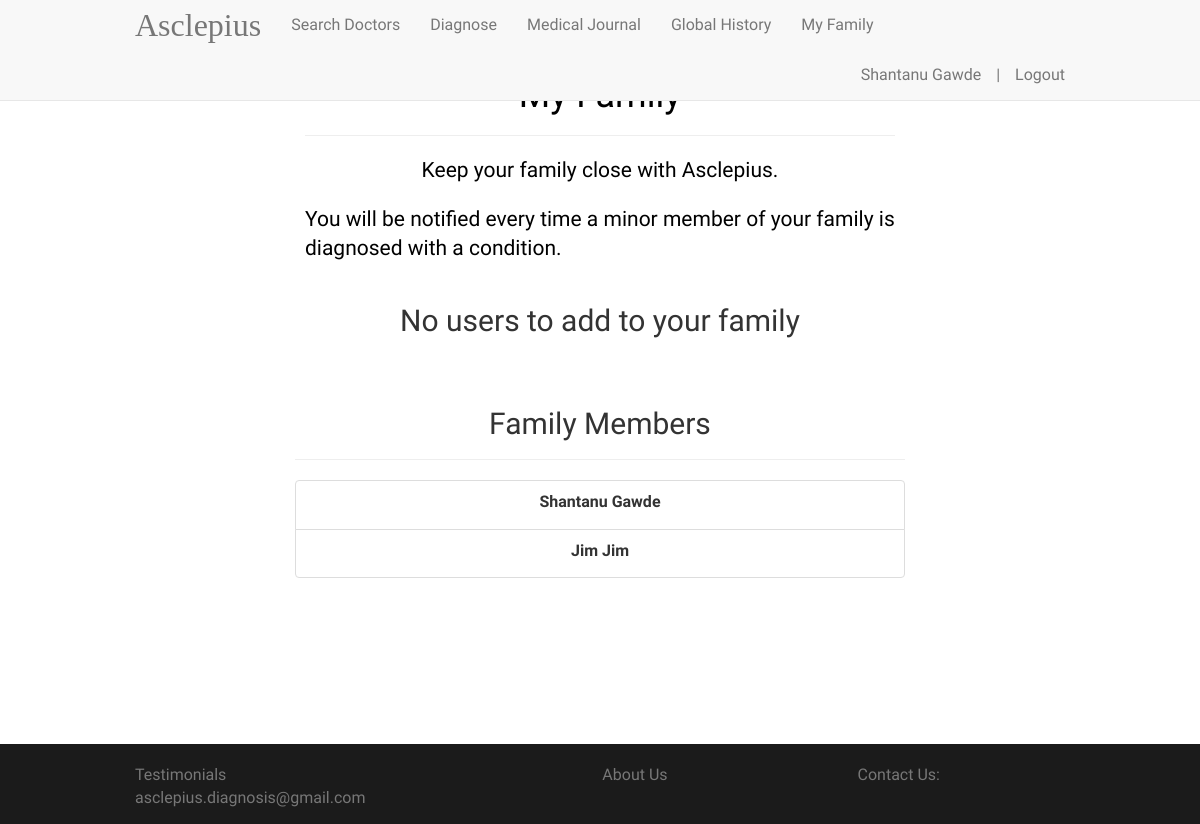
The app's page /family (signed in), older data.
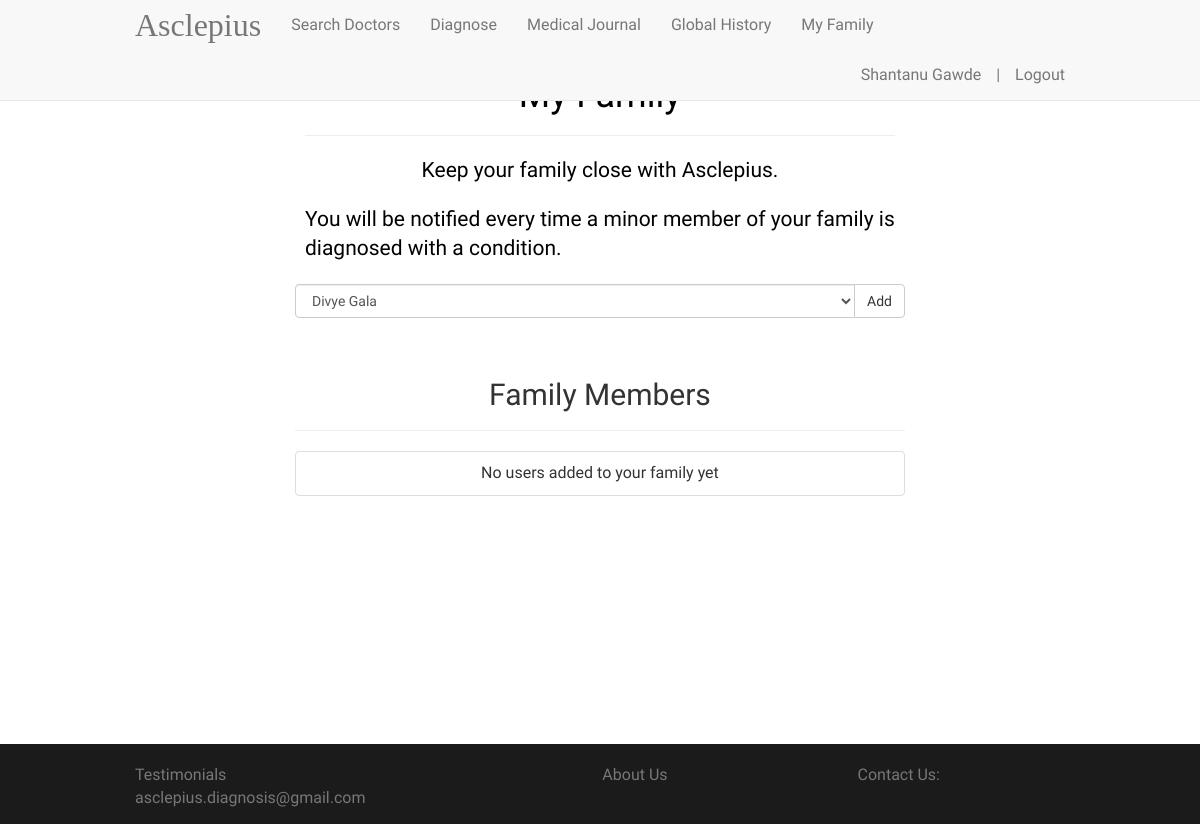
The same page, newer data.
### app/models.py (models this page shows, shortened)
class User(UserMixin, db.Model):
    __tablename__ = 'users'
    id = db.Column(db.Integer, primary_key=True)
    name = db.Column(db.String(120))
    age = db.Column(db.Integer)
    email = db.Column(db.String(120), unique=True, index=True)
    gender = db.Column(db.String(120))
    locality = db.Column(db.String(120))
    risks = db.relationship('Risk',
                            secondary=riskuser,
                            backref=db.backref('users', lazy='dynamic'),
                            lazy='dynamic')
    mylog = db.relationship('UserConditionHistory', backref=db.backref('users'), order_by='desc(UserConditionHistory.timestamp)')
    password_hash = db.Column(db.String(128))
    family_id = db.Column(db.Integer, default=0)
    @property
    def password(self):
        raise AttributeError('password is not a readable attribute')

### app/views.py (the view)
@app.route('/family', methods=['GET', 'POST'])
@login_required
def family():
    form = SearchFamilyForm()
    if g.user.family_id != 0:
        allmembers = User.query.filter_by(family_id=0).all()
    else:
        allmembers = User.query.all()
    form.members.choices = [(x.id, x.name) for x in allmembers if x.id != g.user.id]
    my_family = User.query.filter_by(family_id=g.user.family_id).all()
    form.my_members.choices = [(x.id, x.name) for x in my_family if x.family_id != 0]
    return render_template('family.html', title='Family', form=form)

### app/forms.py
class SearchFamilyForm(Form):
    members = SelectField("members")
    my_members = MultiCheckboxField('My Family')

### app/models.py (called while the page is built)
@login_manager.user_loader
def load_user(user_id):
    return User.query.get(int(user_id))

### app/views.py (called while the page is built)
@app.before_request
def before_request():
    g.user = current_user

### app/templates/family.html (shortened to what this page needs)
{% extends "base.html" %}
{% block content %}
<div class="container" style="padding-top: 3%; display: none">
    <div class="col-md-8 col-md-offset-2" style="color: black">
        <div class="page-header">
            <h1 style="text-align: center">My Family</h1>
        </div>
        <p class="lead" style="margin-top: 20px; text-align:center">Keep your family close with Asclepius.</p>
            <p class="lead">You will be notified every time a minor member of your family is diagnosed with a condition.</p>
    </div>
    <div class="row" style="padding-top: 20px; font-family: 'Josefin Sans', sans-serif; font-size: 16px;">
        <div align="center">
            <div id="dropdiv" class="col-md-8 col-md-offset-2">
                {% if form.members.choices|length > 0 %}
                <div class="input-group">
                    {{ form.members(class='form-control') }}
                    <span class="input-group-btn">
                            <button id="addbtn" class="btn btn-default">Add</button>
                      </span>
                </div>
                {% else %}
                <h2>No users to add to your family</h2>
                {% endif %}
            </div>
        </div>
    </div>
    <div class="row"
         style="padding-top: 20px; padding-bottom: 20px; font-family: 'Josefin Sans', sans-serif; font-size: 16px; border-top: 1px">
        <div align="center">
            <div class="col-md-8 col-md-offset-2">
                <div class="page-header">
                    <h2>Family Members</h2>
                </div>
                <ul class="list-group" id="myfam">
                    {% if form.my_members.choices|length > 0 %}
                    {% for mem in form.my_members %}
                    <li class="list-group-item">{{ mem.label }}</li>
                    {% endfor %}
                    {% else %}
                    <li class="list-group-item">No users added to your family yet</li>
                    {% endif %}
                </ul>
            </div>
        </div>
    </div>
</div>
{% endblock %}

### app/templates/base.html (shortened to what this page needs)
<!DOCTYPE html>
<html lang="en">
<head>
    <link rel="stylesheet" href="{{ url_for('static', filename='css/bootstrap.min.css') }}">
    <link rel="stylesheet" href="{{ url_for('static', filename='css/font-awesome.min.css') }}">
</head>
<body>
<nav class="navbar navbar-default navbar-fixed-top">
    <div class="container">
        <div class="navbar-header">
            <a class="navbar-brand" style="font-family: 'Cinzel', serif; font-size: 32px;"
               href="{{ url_for('index') }}">Asclepius</a>
        </div>
        <div class="collapse navbar-collapse" id="bs-example-navbar-collapse-1">
            {% if g.user.is_authenticated %}
            <ul class="nav navbar-nav">
                <li><a href="{{ url_for('searchdoctor') }}">Search Doctors</a></li>
                <li><a href="{{ url_for('searchphrases') }}">Diagnose</a></li>
                <li><a href="{{ url_for('conditionhistory') }}">Medical Journal</a></li>
                <li><a href="{{ url_for('globalhistory') }}">Global History</a></li>
                <li><a href="{{ url_for('family') }}">My Family</a></li>
            </ul>
            <ul class="nav navbar-nav navbar-right">
                <li><a style="padding-right:0px" disabled="disabled">{{ g.user.name }}</a></li>
                <li><a style="padding-right:0px" disabled="disabled">|</a></li>
                <li><a href="{{ url_for('logout') }}">Logout</a></li>
            </ul>
            {% endif %}
        </div>
    </div>
</nav>
{% block content %}{% endblock %}
<footer class="footer">
    <div class="container">
        <p class="text-muted"><a href="{{ url_for('testimonial') }}" style="text-decoration: inherit; color: inherit">Testimonials</a>
        <a href="{{ url_for('aboutus') }}" style="margin-left: 40%; text-decoration: inherit; color: inherit">About Us</a>
            <span style="margin-left: 20%">Contact Us: asclepius.diagnosis@gmail.com</span></p>
    </div>
</footer>
</body>
</html>

Row changes from the older to the newer data that the page shows:
no longer on one of the page's lists (row edited): User: label "Shantanu Gawde"
no longer on this page (row edited): User: label "Jim Jim"
Text that changed along with them:
form field members: (not shown) → "Divye Gala"
text no longer shown: "No users to add to your family"
text now shown: "Add No users added to your family yet"
